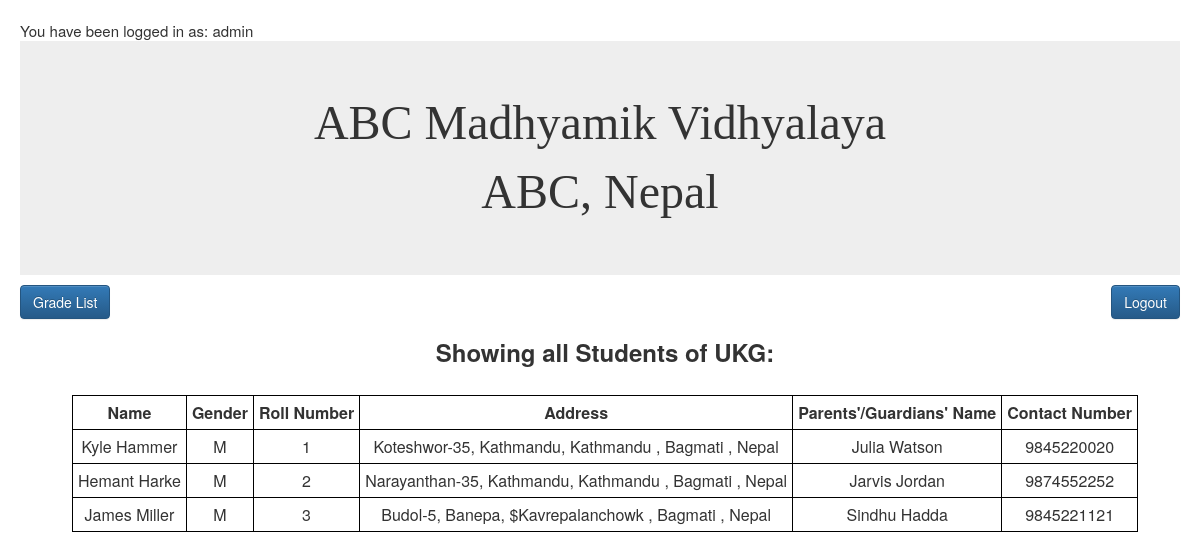
The app's page /grades/ukg.php (signed in) with its own data.
### tables this page shows
CREATE TABLE `studentinfo` (
  `student_id` varchar(15) NOT NULL,
  `fname` varchar(30) NOT NULL,
  `mname` varchar(30) DEFAULT NULL,
  `lname` varchar(30) NOT NULL,
  `gender` enum('M','F') NOT NULL,
  `dobad` date NOT NULL,
  `dobbs` date NOT NULL,
  `doa` date NOT NULL,
  `email` varchar(30) NOT NULL,
  `adgrade` varchar(15) NOT NULL,
  `rollno` int(11) NOT NULL,
  `address_temp_street` varchar(30) DEFAULT NULL,
  `address_temp_ward` int(11) DEFAULT NULL,
  `address_temp_vdcmun` varchar(30) DEFAULT NULL,
  `address_temp_district` varchar(20) DEFAULT NULL,
  `address_temp_zone` varchar(20) DEFAULT NULL,
  `address_temp_country` varchar(20) DEFAULT NULL,
  `address_per_street` varchar(20) NOT NULL,
  `address_per_ward` int(11) NOT NULL,
  `address_per_vdcmun` varchar(20) NOT NULL,
  `address_per_district` varchar(20) NOT NULL,
  `address_per_zone` varchar(20) NOT NULL,
  `address_per_country` varchar(20) NOT NULL
);

CREATE TABLE `parents` (
  `student_id` varchar(15) NOT NULL,
  `gfname` varchar(20) NOT NULL,
  `gmname` varchar(20) DEFAULT NULL,
  `glname` varchar(20) NOT NULL,
  `relation` varchar(20) NOT NULL,
  `phnum` varchar(20) NOT NULL
);

### grades/ukg.php (the view, shortened to what this page needs)
<?php
include_once('../control.php');
?>
<!DOCTYPE html>
<html>
<head>
<link rel="stylesheet" href="../bootstrap-3.3.7-dist/css/bootstrap.min.css"/>
<link rel="stylesheet" href="../bootstrap-3.3.7-dist/css/bootstrap-theme.min.css">
<link id="theme-style" rel="stylesheet" href="../css/style.css">
</head>
<body>
<div class="jumbotron"><center><font face="Analecta" size="13">ABC Madhyamik Vidhyalaya</font><br><font face="Analecta" size="10">ABC, Nepal</font></center></div>
<a href="../home.php" class="btn btn-primary" role="button">Grade List</a>
<a href="../logout.php" class="btn btn-primary pull-right" role="button"  target="_top">Logout</a>
<div class="container">
<h3 style="text-align: center; margin-bottom: 30px;">Showing all Students of UKG:</h3>
<?php
$qry="SELECT * FROM studentinfo INNER JOIN parents ON studentinfo.student_id = parents.student_id WHERE studentinfo.adgrade='UKG'";
$result = $db->query($qry);
if ($result->num_rows > 0) {
	      echo "<center><table><tr><th>Name</th><th>Gender</th><th>Roll Number</th><th>Address</th><th>Parents'/Guardians' Name</th><th>Contact Number</th></tr>";
     while($row = $result->fetch_assoc()) {
         echo "<tr><td>". $row["fname"]. " " . $row["mname"]. " " . $row["lname"] . "</td><td>" .$row["gender"]."</td><td>".$row["rollno"]."</td><td>".$row["address_per_street"]."-".$row["address_per_ward"].", ".$row["address_per_vdcmun"].", ".$row["address_per_district"]." , ".$row["address_per_zone"]." , ".$row["address_per_country"]."</td><td>". $row["gfname"]. " " . $row["gmname"]. " " . $row["glname"] . "</td><td>" .$row["phnum"]."</td></tr>";
     }
     	echo "</table></center>";
} else {
     echo "0 results";
}
?>
</body>
</html>

### css/style.css (style rules this page uses)
html, body { position: relative; height: 100%; font-size: 15px; padding: 10px; -webkit-font-smoothing: antialiased; -moz-osx-font-smoothing: grayscale; }
h1,h2,h3,h4,h5,h6 { font-weight: 700; }
a { color: #CB4335; -webkit-transition: all 0.4s ease-in-out; -moz-transition: all 0.4s ease-in-out; -ms-transition: all 0.4s ease-in-out; -o-transition: all 0.4s ease-in-out; }
.jumbotron { margin-bottom: 10px; }

### grades/ukg.php (style rules this page uses)
table, th, td { border: 1px solid black; text-align: center; padding: 5px; }

### records on screen
studentinfo: fname "Kyle", lname "Hammer", gender "M", rollno "1", address_per_street "Koteshwor", address_per_ward "35", address_per_vdcmun "Kathmandu", address_per_district "Kathmandu", address_per_zone "Bagmati", address_per_country "Nepal", student.gfname "Julia", student.glname "Watson", student.phnum "9845220020"
studentinfo: fname "Hemant", lname "Harke", gender "M", rollno "2", address_per_street "Narayanthan", address_per_ward "35", address_per_vdcmun "Kathmandu", address_per_district "Kathmandu", address_per_zone "Bagmati", address_per_country "Nepal", student.gfname "Jarvis", student.glname "Jordan", student.phnum "9874552252"
studentinfo: fname "James", lname "Miller", gender "M", rollno "3", address_per_street "Budol", address_per_ward "5", address_per_vdcmun "Banepa", address_per_district "$Kavrepalanchowk", address_per_zone "Bagmati", address_per_country "Nepal", student.gfname "Sindhu", student.glname "Hadda", student.phnum "9845221121"

### other values on screen
$_SESSION["CurrentUser"] "admin"
